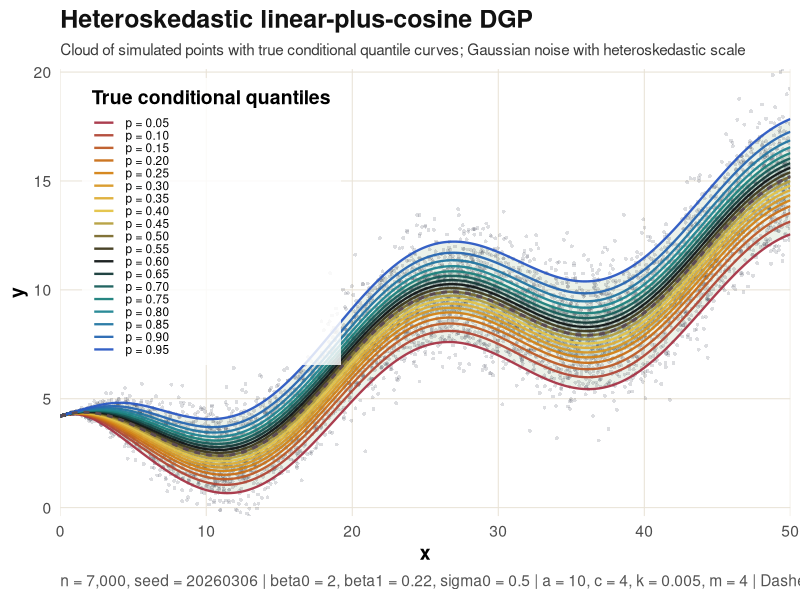
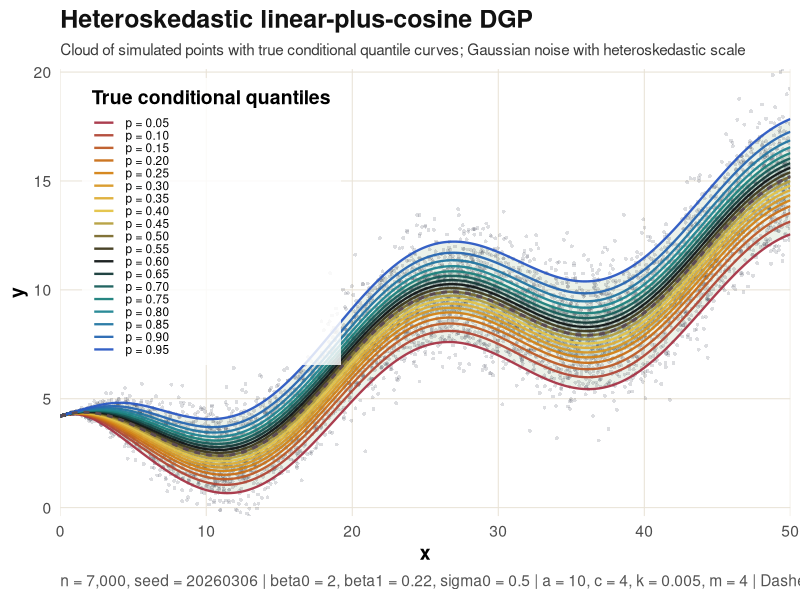

Write R code to recreate these figures, in order.
#!/usr/bin/env Rscript

suppressPackageStartupMessages({
  library(ggplot2)
})

safe_int <- function(x, default) {
  v <- suppressWarnings(as.integer(x)[1])
  if (!is.finite(v) || is.na(v)) default else v
}

safe_num <- function(x, default) {
  v <- suppressWarnings(as.numeric(x)[1])
  if (!is.finite(v) || is.na(v)) default else v
}

rskewnorm_std <- function(n, shape) {
  delta <- shape / sqrt(1 + shape^2)
  z_raw <- delta * abs(stats::rnorm(n)) + sqrt(1 - delta^2) * stats::rnorm(n)
  mu_z <- delta * sqrt(2 / pi)
  sd_z <- sqrt(1 - 2 * delta^2 / pi)
  (z_raw - mu_z) / sd_z
}

draw_std_noise <- function(n, family, shape) {
  if (family == "normal") {
    stats::rnorm(n)
  } else if (family == "skew_normal") {
    rskewnorm_std(n, shape)
  } else {
    stop("Unsupported noise_family: ", family)
  }
}

compose_quantiles <- function(mu, sigma, q_std) {
  sweep(
    sweep(matrix(rep(q_std, each = length(mu)), nrow = length(mu)), 1L, sigma, `*`),
    1L, mu, `+`
  )
}

n <- safe_int(Sys.getenv("EXDQLM_HET_N", "7000"), 7000L)
seed <- safe_int(Sys.getenv("EXDQLM_HET_SEED", "20260306"), 20260306L)
beta0 <- safe_num(Sys.getenv("EXDQLM_HET_BETA0", "2.0"), 2.0)
beta1 <- safe_num(Sys.getenv("EXDQLM_HET_BETA1", "0.22"), 0.22)
sigma0 <- safe_num(Sys.getenv("EXDQLM_HET_SIGMA0", "0.5"), 0.5)
x_min <- safe_num(Sys.getenv("EXDQLM_HET_X_MIN", "0"), 0)
x_max <- safe_num(Sys.getenv("EXDQLM_HET_X_MAX", "50"), 50)
grid_n <- safe_int(Sys.getenv("EXDQLM_HET_GRID_N", "1200"), 1200L)
cos_scale <- safe_num(Sys.getenv("EXDQLM_HET_COS_SCALE", "4.0"), 4.0)
cos_amp <- safe_num(Sys.getenv("EXDQLM_HET_COS_AMP", "10.0"), 10.0)
hetero_mult <- safe_num(Sys.getenv("EXDQLM_HET_HETERO_MULT", "0.005"), 0.005)
hetero_power <- safe_num(Sys.getenv("EXDQLM_HET_HETERO_POWER", "4.0"), 4.0)
noise_family <- tolower(Sys.getenv("EXDQLM_HET_NOISE_FAMILY", "normal"))
skew_shape <- safe_num(Sys.getenv("EXDQLM_HET_SKEW_SHAPE", "12.0"), 12.0)
R_mc <- safe_int(Sys.getenv("EXDQLM_HET_R_MC", "200000"), 200000L)
out_root <- Sys.getenv(
  "EXDQLM_HET_OUT",
  "results/function_testing_20260306_static_heteroskedastic_cosine"
)

if (n < 100L) stop("n must be at least 100")
if (!is.finite(sigma0) || sigma0 <= 0) stop("sigma0 must be > 0")
if (!is.finite(x_min) || !is.finite(x_max) || x_min >= x_max) stop("Invalid x range")
if (grid_n < 200L) stop("grid_n must be at least 200")
if (!is.finite(cos_scale) || cos_scale <= 0) stop("cos_scale must be > 0")
if (!is.finite(cos_amp) || cos_amp <= 0) stop("cos_amp must be > 0")
if (!is.finite(hetero_mult) || hetero_mult <= 0) stop("hetero_mult must be > 0")
if (!is.finite(hetero_power) || hetero_power <= 0) stop("hetero_power must be > 0")
if (!(noise_family %in% c("normal", "skew_normal"))) stop("noise_family must be 'normal' or 'skew_normal'")
if (!is.finite(skew_shape)) stop("skew_shape must be finite")
if (!is.finite(R_mc) || R_mc < 1000L) stop("R_mc must be at least 1000")

g_fun <- function(x) cos_amp * cos(x / cos_scale) + x
mu_fun <- function(x) beta0 + beta1 * g_fun(x)
sigma_fun <- function(x) sigma0 * sqrt(log(hetero_mult * abs(x)^hetero_power + 1))

p_levels <- seq(0.05, 0.95, by = 0.05)
p_int <- pmin(pmax(as.integer(round(100 * p_levels)), 0L), 999L)
q_names <- sprintf("q_%03d", p_int)

set.seed(seed)
x <- stats::runif(n, min = x_min, max = x_max)
t_idx <- seq_len(n)
cos_term <- cos_amp * cos(x / cos_scale)
mu_x <- mu_fun(x)
sigma_x <- sigma_fun(x)

set.seed(seed + 1L)
q_std <- if (noise_family == "normal") {
  stats::qnorm(p_levels)
} else {
  as.numeric(stats::quantile(
    draw_std_noise(R_mc, family = noise_family, shape = skew_shape),
    probs = p_levels,
    names = FALSE,
    type = 8
  ))
}
names(q_std) <- sprintf("%.2f", p_levels)

set.seed(seed + 2L)
y <- mu_x + sigma_x * draw_std_noise(n, family = noise_family, shape = skew_shape)

q_obs <- compose_quantiles(mu_x, sigma_x, q_std)
colnames(q_obs) <- q_names

series_wide <- data.frame(
  t = t_idx,
  y = y,
  mu = mu_x,
  x_main = x,
  cos_term = cos_term,
  sigma = sigma_x,
  stringsAsFactors = FALSE
)
series_wide <- cbind(series_wide, as.data.frame(q_obs, check.names = FALSE))

series_long <- do.call(
  rbind,
  lapply(seq_along(p_levels), function(j) {
    data.frame(
      t = t_idx,
      p = p_levels[j],
      q = q_obs[, j],
      y = y,
      mu = mu_x,
      x_main = x,
      sigma = sigma_x,
      cos_term = cos_term,
      stringsAsFactors = FALSE
    )
  })
)

x_grid <- seq(x_min, x_max, length.out = grid_n)
mu_grid <- mu_fun(x_grid)
sigma_grid <- sigma_fun(x_grid)
q_grid_mat <- compose_quantiles(mu_grid, sigma_grid, q_std)

q_grid <- do.call(
  rbind,
  lapply(seq_along(p_levels), function(j) {
    data.frame(
      x = x_grid,
      p = p_levels[j],
      q = q_grid_mat[, j],
      stringsAsFactors = FALSE
    )
  })
)
q_grid$p_lab <- factor(
  sprintf("p = %.2f", q_grid$p),
  levels = sprintf("p = %.2f", p_levels)
)

sample_df <- data.frame(
  x = x,
  y = y,
  mu = mu_x,
  sigma = sigma_x,
  cos_term = cos_term,
  stringsAsFactors = FALSE
)

ribbon_df <- data.frame(
  x = x_grid,
  q05 = q_grid_mat[, which.min(abs(p_levels - 0.05))],
  q25 = q_grid_mat[, which.min(abs(p_levels - 0.25))],
  q50 = q_grid_mat[, which.min(abs(p_levels - 0.50))],
  q75 = q_grid_mat[, which.min(abs(p_levels - 0.75))],
  q95 = q_grid_mat[, which.min(abs(p_levels - 0.95))],
  mu = mu_grid,
  sigma = sigma_grid
)

dir.create(out_root, recursive = TRUE, showWarnings = FALSE)

line_cols <- setNames(
  grDevices::colorRampPalette(
    c("#A63446", "#D17B0F", "#E5C84B", "#111111", "#1E8E89", "#2B59C3")
  )(length(p_levels)),
  sprintf("p = %.2f", p_levels)
)

noise_subtitle <- if (noise_family == "normal") {
  "Gaussian noise with heteroskedastic scale"
} else {
  sprintf("Centered skew-normal noise (shape = %.1f) with heteroskedastic scale", skew_shape)
}

main_plot <- ggplot(sample_df, aes(x = x, y = y)) +
  geom_ribbon(
    data = ribbon_df,
    aes(x = x, ymin = q05, ymax = q95),
    inherit.aes = FALSE,
    fill = "#A9C5A0",
    alpha = 0.22
  ) +
  geom_ribbon(
    data = ribbon_df,
    aes(x = x, ymin = q25, ymax = q75),
    inherit.aes = FALSE,
    fill = "#6BA292",
    alpha = 0.26
  ) +
  geom_point(
    shape = 16,
    size = 1.0,
    alpha = 0.16,
    color = "#2A2F43"
  ) +
  geom_line(
    data = q_grid,
    aes(y = q, color = p_lab),
    linewidth = 0.8,
    alpha = 0.95
  ) +
  geom_line(
    data = ribbon_df,
    aes(x = x, y = mu),
    inherit.aes = FALSE,
    linewidth = 1.0,
    linetype = "22",
    color = "#5C4B51"
  ) +
  scale_color_manual(values = line_cols, name = "True conditional quantiles") +
  labs(
    title = "Heteroskedastic linear-plus-cosine DGP",
    subtitle = paste(
      "Cloud of simulated points with true conditional quantile curves;",
      noise_subtitle
    ),
    x = "x",
    y = "y",
    caption = paste0(
      "n = ", format(n, big.mark = ","), ", seed = ", seed,
      " | beta0 = ", beta0, ", beta1 = ", beta1, ", sigma0 = ", sigma0,
      " | a = ", cos_amp, ", c = ", cos_scale, ", k = ", hetero_mult, ", m = ", hetero_power,
      if (noise_family == "skew_normal") paste0(" | shape = ", skew_shape) else "",
      " | Dashed line = conditional mean"
    )
  ) +
  coord_cartesian(expand = FALSE) +
  theme_minimal(base_size = 14, base_family = "sans") +
  theme(
    plot.title = element_text(face = "bold", size = 18, color = "#111111"),
    plot.subtitle = element_text(size = 11, color = "#3A3A3A"),
    axis.title = element_text(face = "bold"),
    panel.grid.minor = element_blank(),
    panel.grid.major.x = element_line(color = "#E8E2D6", linewidth = 0.35),
    panel.grid.major.y = element_line(color = "#E8E2D6", linewidth = 0.35),
    legend.position = c(0.03, 0.98),
    legend.justification = c(0, 1),
    legend.background = element_rect(fill = grDevices::adjustcolor("white", alpha.f = 0.82), color = NA),
    legend.title = element_text(face = "bold"),
    legend.key.height = grid::unit(0.32, "cm"),
    legend.text = element_text(size = 8.5),
    plot.caption = element_text(hjust = 0, color = "#555555")
  )

png_path <- file.path(out_root, "heteroskedastic_linear_cosine_quantiles.png")
pdf_path <- file.path(out_root, "heteroskedastic_linear_cosine_quantiles.pdf")
csv_sample_path <- file.path(out_root, "sample_data.csv")
csv_quant_path <- file.path(out_root, "true_quantile_grid.csv")
wide_csv_path <- file.path(out_root, "series_wide.csv")
long_csv_path <- file.path(out_root, "series_long.csv")
rds_path <- file.path(out_root, "sim_data.rds")
sim_rds_path <- file.path(out_root, "sim_output.rds")
cfg_rds_path <- file.path(out_root, "run_config.rds")
meta_path <- file.path(out_root, "meta.txt")

ggsave(filename = png_path, plot = main_plot, width = 13.5, height = 8.2, dpi = 220, bg = "white")
ggsave(filename = pdf_path, plot = main_plot, width = 13.5, height = 8.2, bg = "white")

utils::write.csv(sample_df, csv_sample_path, row.names = FALSE)
utils::write.csv(q_grid[, c("x", "p", "q")], csv_quant_path, row.names = FALSE)
utils::write.csv(series_wide, wide_csv_path, row.names = FALSE)
utils::write.csv(series_long, long_csv_path, row.names = FALSE)

scenario_name <- if (noise_family == "normal") {
  "static_gaussian_heteroskedastic_linear_cosine"
} else {
  "static_skewnormal_heteroskedastic_linear_cosine"
}

sim_output <- list(
  y = as.numeric(y),
  q = unname(as.matrix(q_obs)),
  p = as.numeric(p_levels),
  info = list(
    scenario = scenario_name,
    params = list(
      beta0 = beta0,
      beta1 = beta1,
      sigma0 = sigma0,
      noise_family = noise_family,
      skew_shape = skew_shape,
      cos_amp = cos_amp,
      cos_scale = cos_scale,
      hetero_mult = hetero_mult,
      hetero_power = hetero_power,
      x_range = c(x_min, x_max),
      n = n
    ),
    burnin = 0L,
    R_mc = if (noise_family == "normal") 0L else as.integer(R_mc),
    seed = seed,
    quantile_truth_method = if (noise_family == "normal") "analytic_gaussian" else "mc_standardized_shift_skew_normal"
  ),
  extras = list(
    mu = as.numeric(mu_x),
    sigma = as.numeric(sigma_x),
    x_main = as.numeric(x),
    cos_term = as.numeric(cos_term),
    q_std = as.numeric(q_std),
    noise_family = noise_family,
    skew_shape = skew_shape,
    X = cbind(
      intercept = 1,
      x_main = x,
      cos_term = cos_term
    )
  )
)
class(sim_output) <- "ts_mc_quantiles"

cfg <- list(
  timestamp = format(Sys.time(), "%Y-%m-%d %H:%M:%S"),
  out_root = out_root,
  scenario = scenario_name,
  n = n,
  seed = seed,
  p_grid = p_levels,
  beta0 = beta0,
  beta1 = beta1,
  sigma0 = sigma0,
  noise_family = noise_family,
  skew_shape = skew_shape,
  R_mc = if (noise_family == "normal") 0L else as.integer(R_mc),
  cos_amp = cos_amp,
  cos_scale = cos_scale,
  hetero_mult = hetero_mult,
  hetero_power = hetero_power,
  x_range = c(x_min, x_max)
)

saveRDS(
  list(
    sample = sample_df,
    quantile_grid = q_grid[, c("x", "p", "q")],
    config = cfg
  ),
  rds_path,
  compress = "xz"
)
saveRDS(sim_output, sim_rds_path, compress = "xz")
saveRDS(cfg, cfg_rds_path)

writeLines(
  c(
    "Heteroskedastic linear-plus-cosine DGP",
    "--------------------------------------",
    sprintf("seed: %d", seed),
    sprintf("n: %d", n),
    sprintf("beta0: %.4f", beta0),
    sprintf("beta1: %.4f", beta1),
    sprintf("sigma0: %.4f", sigma0),
    sprintf("noise family: %s", noise_family),
    sprintf("skew shape: %.4f", skew_shape),
    sprintf("R_mc: %d", if (noise_family == "normal") 0L else as.integer(R_mc)),
    sprintf("cos amplitude a: %.4f", cos_amp),
    sprintf("cos scale c: %.4f", cos_scale),
    sprintf("heteroskedastic multiplier k: %.6f", hetero_mult),
    sprintf("heteroskedastic power m: %.4f", hetero_power),
    sprintf("x range: [%.4f, %.4f]", x_min, x_max),
    "CSV/schema compatibility:",
    "  series_wide.csv and series_long.csv follow the static sim-suite style",
    "  used by the exAL/AL testing datasets",
    "DGP:",
    "  Y = beta0 + beta1 * (a cos(X / c) + X) + eps(X)",
    if (noise_family == "normal") {
      "  eps(X) | X = x ~ N(0, sigma0^2 * log(k|x|^m + 1))"
    } else {
      "  eps(X) | X = x ~ sigma(x) * Z, with Z a centered/unit-variance skew-normal"
    },
    "True conditional quantiles:",
    if (noise_family == "normal") {
      "  Q_p(Y | X = x) = beta0 + beta1 * (a cos(x / c) + x) + sigma0 * sqrt(log(k|x|^m + 1)) * qnorm(p)"
    } else {
      "  Q_p(Y | X = x) = mu(x) + sigma(x) * q_p(Z), where q_p(Z) is approximated by MC"
    },
    sprintf("Quantile levels: %s", paste(sprintf("%.2f", p_levels), collapse = ", ")),
    sprintf("Saved series_wide.csv: %s", wide_csv_path),
    sprintf("Saved series_long.csv: %s", long_csv_path),
    sprintf("Saved sim_output.rds: %s", sim_rds_path),
    sprintf("Saved run_config.rds: %s", cfg_rds_path),
    sprintf("Saved PNG: %s", png_path),
    sprintf("Saved PDF: %s", pdf_path)
  ),
  con = meta_path
)

cat(sprintf("Wrote figure and data to: %s\n", out_root))
